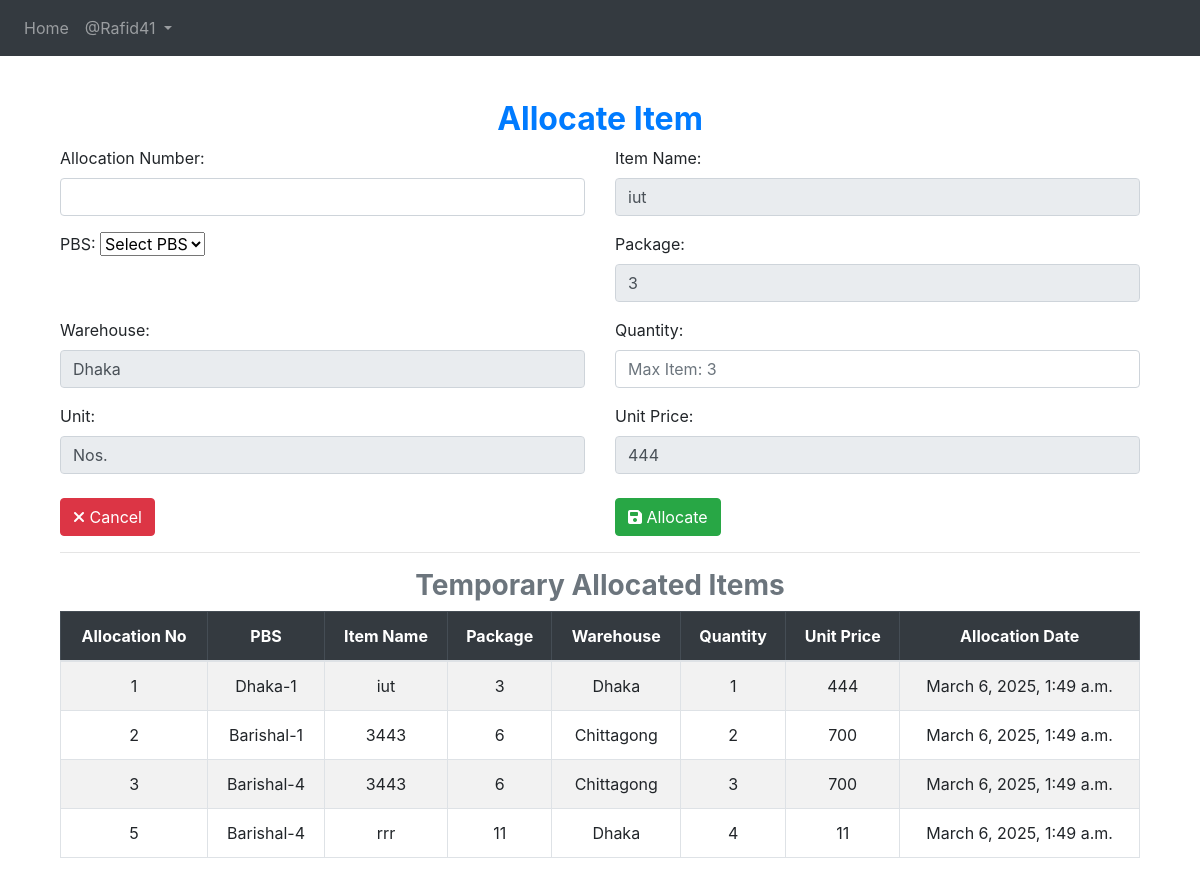
/allocation/allocate_item/14/ (signed in), run on an earlier commit of the app's database.
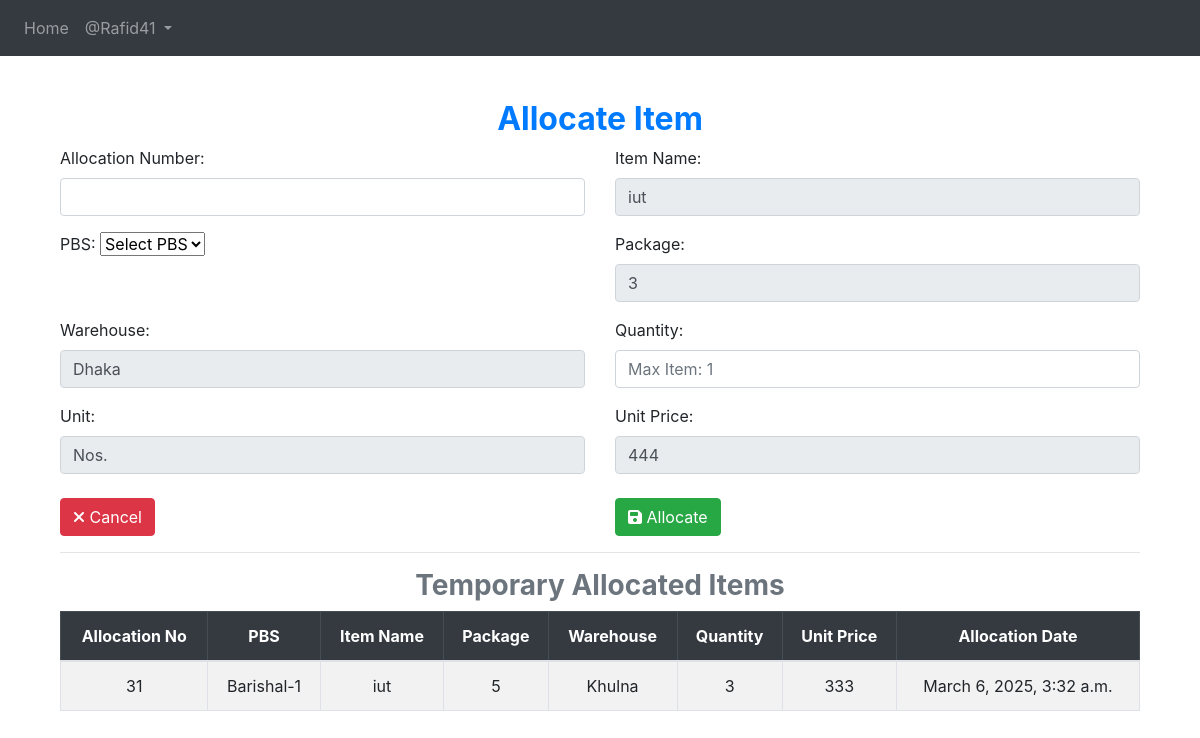
And on a later commit of the database.
### App_Entry/models.py (models this page shows, shortened)
class Item(models.Model):
    WAREHOUSE_CHOICES = [
        ("Dhaka", "Dhaka"),
        ("Khulna", "Khulna"),
        ("Chittagong", "Chittagong"),
    ]
    UNIT_CHOICES = [
        ("Nos.", "Nos."),
        ("Mtr.", "Mtr."),
        ("Km.", "Km."),
        ("Set.", "Set."),
        ("Pair.", "Pair."),
    ]
    name = models.CharField(max_length=255)
    description = models.TextField(blank=True, null=True)
    warehouse = models.CharField(
        max_length=50, choices=WAREHOUSE_CHOICES, default="Dhaka"
    )
    unit_of_item = models.CharField(
        max_length=10, choices=UNIT_CHOICES, default="Nos."
    )  # Updated field
    unit_price = models.BigIntegerField(default=0)
    quantity_of_item = models.BigIntegerField(default=0)
    package = models.ForeignKey(
        Package,
        on_delete=models.SET_NULL,
        related_name="package_of_item",
        null=True,
    )
    created_at = models.DateTimeField(auto_now_add=True)

class Package(models.Model):
    packageId = models.BigIntegerField(unique=True)

### App_Allocation/models.py (models this page shows, shortened)
class Temporary_Allocation(models.Model):
    allocation_no = models.IntegerField(unique=True)  # Unique allocation number
    item_primary_key = models.IntegerField(null=True)  # Placeholder: primary key of the selected item
    pbs = models.ForeignKey(PBS, on_delete=models.CASCADE)  # Dropdown from PBS model
    package = models.ForeignKey(Package, on_delete=models.CASCADE)  # Locked until PBS is selected
    item = models.ForeignKey(Item, on_delete=models.CASCADE)  # Locked until Package is selected
    warehouse = models.CharField(max_length=50)  # Locked until Item is selected
    quantity = models.IntegerField()  # Placeholder: max available quantity from Item model
    price = models.BigIntegerField()  # Auto-fetched from Item model (not editable)
    created_at = models.DateTimeField(auto_now_add=True)

class PBS(models.Model):
    name = models.TextField(unique=True)

### App_Allocation/views.py (the view)
# urls.py: path('allocate_item/<int:item_id>/', views.allocate_item, name="allocate_item"),
@login_required
def allocate_item(request, item_id):
    item = get_object_or_404(Item, id=item_id)
    pbss = PBS.objects.all()  # Fetch all PBS options
    if request.method == "POST":
        form = TemporaryAllocationForm(request.POST)
        pbs_id = request.POST.get("pbs")  # Get selected PBS ID from form
        allocation_no = request.POST.get("allocation_no")  # Get allocation number
        quantity = request.POST.get("quantity")  # Get quantity
        try:
            quantity = int(quantity)
        except (TypeError, ValueError):
            messages.error(request, "Invalid quantity entered.")
            return redirect("App_Allocation:allocate_item", item_id=item.id)
        allocation_exists = (
            Temporary_Allocation.objects.filter(allocation_no=allocation_no).exists()
            or Final_Allocation.objects.filter(allocation_no=allocation_no).exists()
        )
        if allocation_exists:
            messages.error(request, "Allocation Number Already Exists in Temporary or Final Allocation.")
        elif quantity > item.quantity_of_item:
            messages.error(request, "Entered quantity exceeds available stock!")
        elif not pbs_id:
            messages.error(request, "Please select a valid PBS before submitting.")
        else:
            allocation = form.save(commit=False)
            allocation.item = item
            allocation.item_primary_key = item.id
            allocation.package = item.package
            allocation.warehouse = item.warehouse
            allocation.price = item.unit_price
            allocation.pbs = get_object_or_404(PBS, id=pbs_id)  # Assign PBS
            allocation.save()
            messages.success(request, "Item allocated successfully!")
            return redirect("App_Allocation:Search_and_Select")
    else:
        form = TemporaryAllocationForm(initial={
            "package": item.package,
            "warehouse": item.warehouse,
            "unit": item.unit_of_item,
            "unit_price": item.unit_price,
        })
    allocations = Temporary_Allocation.objects.all().order_by('allocation_no')
    return render(request, "App_Allocation/allocate_item.html", {
        "form": form,
        "item": item,
        "pbss": pbss,
        "allocations": allocations,
    })

### App_Allocation/forms.py
class TemporaryAllocationForm(forms.ModelForm):
    class Meta:
        model = Temporary_Allocation
        fields = ['allocation_no', 'quantity']

### templates/App_Allocation/allocate_item.html (shortened to what this page needs)
{% extends 'base.html' %}
{% load crispy_forms_tags %}
{% load static %}
{% block body_block %}
<div class="container mt-4">
    <h2 class="text-primary text-center"><b>Allocate Item</b></h2>
    <form method="POST">
        <div class="row">
            <div class="col-md-6">
                <label>Allocation Number:</label>
                <input type="number" name="allocation_no" class="form-control" required>
            </div>
            <div class="col-md-6">
                <label>Item Name:</label>
                <input type="text" class="form-control" value="{{ item.name }}" readonly>
            </div>
        </div>
        <div class="row mt-3">
            <div class="col-md-6">
                <label>PBS:</label>
                <select name="pbs" class="form-select" required>
                    <option value="">Select PBS</option>
                </select>
            </div>
            <div class="col-md-6">
                <label>Package:</label>
                <input type="text" class="form-control" value="{{ item.package.packageId }}" readonly>
            </div>
        </div>
        <div class="row mt-3">
            <div class="col-md-6">
                <label>Warehouse:</label>
                <input type="text" class="form-control" value="{{ item.warehouse }}" readonly>
            </div>
            <div class="col-md-6">
                <label>Quantity:</label>
                <input type="number" name="quantity" class="form-control" placeholder="Max Item: {{ item.quantity_of_item }}" required>
            </div>
        </div>
        <div class="row mt-3">
            <div class="col-md-6">
                <label>Unit:</label>
                <input type="text" class="form-control" value="{{ item.unit_of_item }}" readonly>
            </div>
            <div class="col-md-6">
                <label>Unit Price:</label>
                <input type="text" class="form-control" value="{{ item.unit_price }}" readonly>
            </div>
        </div>
        <div class="row mt-4 d-flex justify-content-between">
            <div class="col-md-6 text-start">
                <a href="{% url 'App_Allocation:Search_and_Select' %}" class="btn btn-danger">
                    <i class="fas fa-times"></i> Cancel
                </a>
            </div>
            <div class="col-md-6 text-end">
                <button type="submit" class="btn btn-success">
                    <i class="fas fa-save"></i> Allocate
                </button>
            </div>
        </div>
    </form>
    <hr>
    <h3 class="text-center text-secondary"><b>Temporary Allocated Items</b></h3>
    <div class="table-responsive" style="max-height: 400px; overflow-y: auto;">
        <table class="table table-bordered table-striped">
            <thead class="table-dark">
                <tr>
                    <th>Allocation No</th>
                    <th>PBS</th>
                    <th>Item Name</th>
                    <th>Package</th>
                    <th>Warehouse</th>
                    <th>Quantity</th>
                    <th>Unit Price</th>
                    <th>Allocation Date</th>
                </tr>
            </thead>
            <tbody>
                {% for allocation in allocations %}
                <tr>
                    <td>{{ allocation.allocation_no }}</td>
                    <td>{{ allocation.pbs.name }}</td>
                    <td>{{ allocation.item.name }}</td>
                    <td>{{ allocation.package.packageId }}</td>
                    <td>{{ allocation.warehouse }}</td>
                    <td>{{ allocation.quantity }}</td>
                    <td>{{ allocation.price }}</td>
                    <td>{{ allocation.created_at }}</td>
                </tr>
                {% empty %}
                <tr>
                    <td colspan="7" class="text-center text-danger">No Allocations Found</td>
                </tr>
                {% endfor %}
            </tbody>
        </table>
    </div>
</div>
{% endblock %}

What changed in the data, as far as the page shows it:
removed Temporary_Allocation: allocation_no "1", pbs.name "Dhaka-1", item.name "iut", package.packageId "3", warehouse "Dhaka", quantity "1", price "444", created_at "March 6, 2025, 1:49 a.m."
removed Temporary_Allocation: allocation_no "2", pbs.name "Barishal-1", item.name "3443", package.packageId "6", warehouse "Chittagong", quantity "2", price "700", created_at "March 6, 2025, 1:49 a.m."
removed Temporary_Allocation: allocation_no "3", pbs.name "Barishal-4", item.name "3443", package.packageId "6", warehouse "Chittagong", quantity "3", price "700", created_at "March 6, 2025, 1:49 a.m."
removed Temporary_Allocation: allocation_no "5", pbs.name "Barishal-4", item.name "rrr", package.packageId "11", warehouse "Dhaka", quantity "4", price "11", created_at "March 6, 2025, 1:49 a.m."
changed Item "iut": quantity "Max Item: 3" → "Max Item: 1"
added Temporary_Allocation: allocation_no "31", pbs.name "Barishal-1", item.name "iut", package.packageId "5", warehouse "Khulna", quantity "3", price "333", created_at "March 6, 2025, 3:32 a.m."
